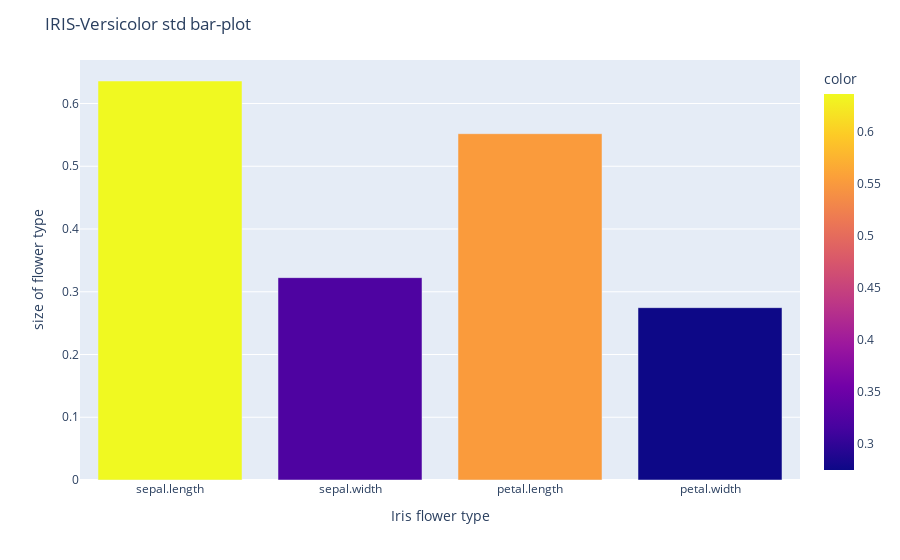

Source (notebook cell):
### Code cell
fig = px.bar(x = df2.columns[:-1], y = df2.std(), color = df2.std())
fig.update_layout(
    title='IRIS-Versicolor std bar-plot',
    xaxis_title='Iris flower type',
    yaxis_title='size of flower type'
)
fig.show()

### Figure 1 — Plotly figure (JSON) as saved in the notebook; plotly's stock layout.template omitted (floating-point values rounded to 4 significant figures)
{"data": [{"alignmentgroup": "True", "hovertemplate": "x=%{x}<br>y=%{y}<br>color=%{marker.color}<extra></extra>", "legendgroup": "", "marker": {"color": [0.6359, 0.3225, 0.5519, 0.2747], "coloraxis": "coloraxis", "pattern": {"shape": ""}}, "name": "", "offsetgroup": "", "orientation": "v", "showlegend": false, "textposition": "auto", "type": "bar", "x": ["sepal.length", "sepal.width", "petal.length", "petal.width"], "xaxis": "x", "y": [0.6359, 0.3225, 0.5519, 0.2747], "yaxis": "y"}], "layout": {"barmode": "relative", "coloraxis": {"colorbar": {"title": {"text": "color"}}, "colorscale": [[0, "#0d0887"], [0.1111, "#46039f"], [0.2222, "#7201a8"], [0.3333, "#9c179e"], [0.4444, "#bd3786"], [0.5556, "#d8576b"], [0.6667, "#ed7953"], [0.7778, "#fb9f3a"], [0.8889, "#fdca26"], [1, "#f0f921"]]}, "legend": {"tracegroupgap": 0}, "margin": {"t": 60}, "title": {"text": "IRIS-Versicolor std bar-plot"}, "xaxis": {"anchor": "y", "domain": [0, 1], "title": {"text": "Iris flower type"}}, "yaxis": {"anchor": "x", "domain": [0, 1], "title": {"text": "size of flower type"}}}}
